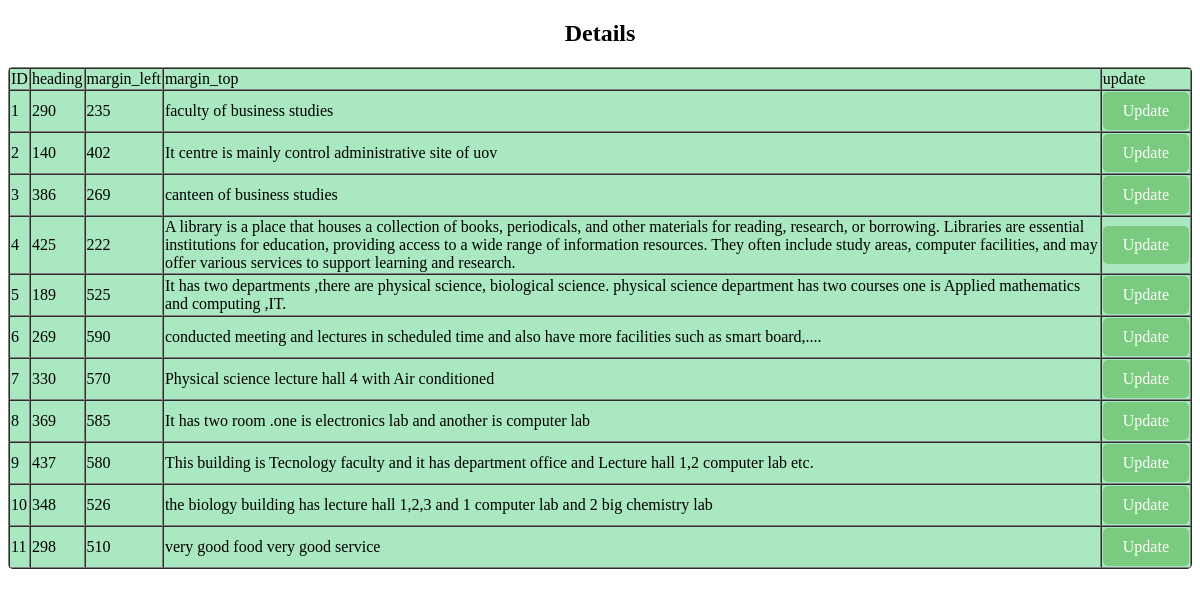
Page /showtableupdate.php on the committed database.
### tables this page shows
CREATE TABLE `addimage` (
  `id` int(11) NOT NULL,
  `heading` varchar(100) DEFAULT NULL,
  `b_img` varchar(100) DEFAULT NULL,
  `mar_l` float DEFAULT NULL,
  `mar_t` float DEFAULT NULL,
  `img_1` varchar(100) DEFAULT NULL,
  `img_2` varchar(100) DEFAULT NULL,
  `img_3` varchar(100) DEFAULT NULL,
  `img_4` varchar(100) DEFAULT NULL,
  `img_5` varchar(100) DEFAULT NULL,
  `description` longtext DEFAULT NULL
);

### connection/function.php (the view, shortened to what this page needs)
<!DOCTYPE html>
<html lang="en">
<head>
	<link rel="stylesheet" href="style/styles.css">
</head>
<body>
<?php
function utable($result)
{
	if($result)
	{
		echo"<table border=1px cellspacing=0px align='center' id='pri' align='center'>";
		echo"<tr>";
		echo "<td>ID  </td>";
		echo "<td>heading </td>";
		echo "<td>margin_left</td>";
		echo "<td>margin_top </td>";
		echo "<td>update</td>";
    	echo "</tr>";
        echo "<tr>";
		while ($row = mysqli_fetch_row($result)) {
			echo "<tr>";
			$id= $row[0];
			$mrl=$row[3];
			$mrt=$row[4];
			$des=$row[10];
			echo "<td>$row[0]</td>";
			echo "<td>$row[3]</td>";
			echo "<td>$row[4]</td>";
			echo "<td>$row[10]</td>";
			$updateLink = "dashboard.php?content=updateplace.php&id=$id&mar_l=$mrl&mar_t=$mrt&desc=$des";
			echo "<td><a href='$updateLink' id='upd'>Update</a></td>";
			echo "</tr>";
		}
	}else{
      }
}
?>
</body>
</html>

### style/styles.css (style rules this page uses)
a { color:white; text-decoration: none; }
#upd { display: inline-block; padding: 10px 20px; background-color: rgb(122, 202, 127); color: #fff; text-decoration: none; border-radius: 5px; }
#pri { display: inline-flexbox; border-radius: 5px; background-color: rgb(169, 232, 192); }

### showtableupdate.php (style rules this page uses)
#upd { display: inline-block; padding: 10px 20px; background-color: rgb(122, 202, 127); color: #fff; text-decoration: none; border-radius: 5px; }

### rows in the picture
addimage: id "1", mar_l "290", mar_t "235", description "faculty of business studies"
addimage: id "2", mar_l "140", mar_t "402", description "It centre is mainly control administrative site of uov"
addimage: id "3", mar_l "386", mar_t "269", description "canteen of business studies"
addimage: id "4", mar_l "425", mar_t "222", description "A library is a place that houses a collection of books, periodicals, and other materials for reading, research, or borrowing. Libraries are essential institutions for education, providing access to a wide range of information resources. They often include study areas, computer facilities, and may offer various services to support learning and research."
addimage: id "5", mar_l "189", mar_t "525", description "It has two departments ,there are physical science, biological science. physical science department has two courses one is Applied mathematics and computing ,IT."
addimage: id "6", mar_l "269", mar_t "590", description "conducted meeting and lectures in scheduled time and also have more facilities such as smart board,...."
addimage: id "7", mar_l "330", mar_t "570", description "Physical science lecture hall 4 with Air conditioned"
addimage: id "8", mar_l "369", mar_t "585", description "It has two room .one is electronics lab and another is computer lab"
addimage: id "9", mar_l "437", mar_t "580", description "This building is Tecnology faculty and it has department office and Lecture hall 1,2 computer lab etc."
addimage: id "10", mar_l "348", mar_t "526", description "the biology building has lecture hall 1,2,3 and 1 computer lab and 2 big chemistry lab"
addimage: id "11", mar_l "298", mar_t "510", description "very good food very good service"
